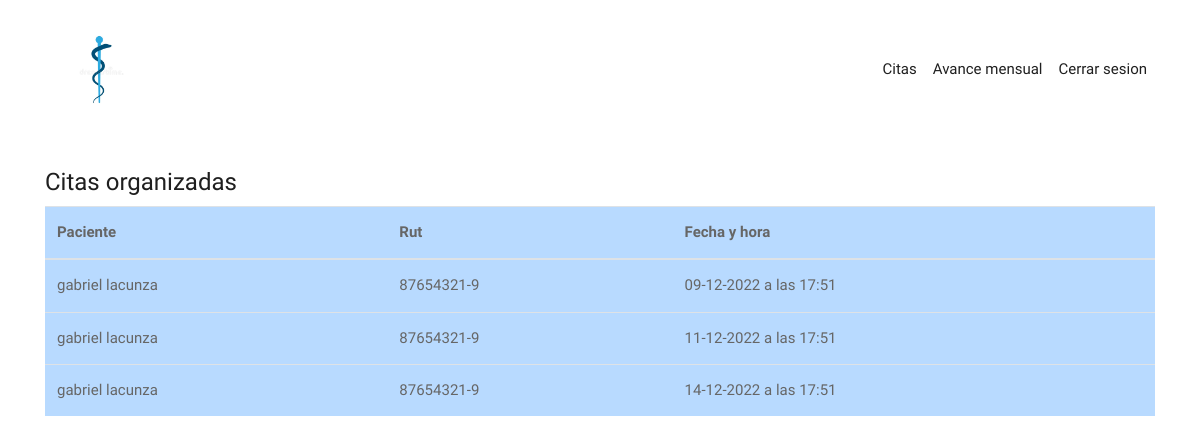
The page /med/citas (signed in) on the database its author committed.
### appMedica/models.py (models this page shows, shortened)
class Cita(models.Model):
    fechaCita = models.DateField(verbose_name="fecha de la cita")
    horaInicioCita = models.TimeField(default=0, verbose_name="hora de la cita")
    duracionCita = models.IntegerField(default=0, verbose_name="duracion aproximada de la cita")
    pacienteCita = models.ForeignKey(Perfil, on_delete=models.DO_NOTHING, related_name="pacienteCita")
    medicoCita = models.ForeignKey(Medico, on_delete=models.DO_NOTHING, related_name="medicoCita", verbose_name="médico para la cita")

class Perfil(models.Model):
    user = models.OneToOneField(User, on_delete=models.CASCADE)
    rutUsuario = models.IntegerField(primary_key=True, verbose_name="rut(sin digito verificador)")
    dvUsuario = models.CharField(max_length=1, verbose_name="digito verificador")
    nombreUsuario = models.CharField(max_length=30, verbose_name="nombre")
    apellidoUsuario = models.CharField(max_length=30, verbose_name="apellido")
    direccionUsuario = models.CharField(max_length=40, verbose_name="dirrecion")
    telefonoUsuario = models.CharField(max_length=12, verbose_name="telefono celular")
    mailUsuario = models.EmailField(max_length=40, verbose_name="email")
    rolUsuario = models.ForeignKey(Rol, on_delete=models.DO_NOTHING, verbose_name="rol del usuario", default="Paciente")
    especialidadUsuario = models.ForeignKey(Especialidad, on_delete=models.DO_NOTHING, verbose_name="especialidad del medico", null=True, blank=True, default=None)

### appMedicos/views.py (the view)
# urls.py: path("citas", citasMed, name="citasMed"),
def citasMed(request):
    today = now().date()
    usuario = Medico.objects.get(user = request.user)
    citas = Cita.objects.filter(medicoCita = usuario, fechaCita__gte= today).order_by("fechaCita", "horaInicioCita")
    cantidadCitas = len(citas)
    return render(request, "citasMed.html", {"citas": citas, "cc": cantidadCitas})

### templates/citasMed.html
{% extends "indexMed.html" %}
{% load crispy_forms_tags %}
{% block content %}
    <div class="container">
        <br>
        <div class="col-4"></div>
        <h1>Citas organizadas</h1>
        {% if cc > 0 %}
            <div class="table-responsive">
                <table class="table table-primary">
                    <thead>
                        <tr>
                            <th scope="col">Paciente</th>
                            <th scope="col">Rut</th>
                            <th scope="col">Fecha y hora</th>
                        </tr>
                    </thead>
                    <tbody>
                        {% for i in citas %}
                            <tr class="">
                                <td scope="row">{{i.pacienteCita.nombreUsuario}} {{i.pacienteCita.apellidoUsuario}}</td>
                                <td>{{i.pacienteCita.rutUsuario}}-{{i.pacienteCita.dvUsuario}}</td>
                                <td>{{i.fechaCita|date:'d-m-Y'}} a las {{i.horaInicioCita}}</td>
                            </tr>
                        {% endfor %}
                    </tbody>
                </table>
            </div>
        {% else %}
            <h2>No hay citas programadas.</h2>
        {% endif %}
    </div>
{% endblock %}

### static/css/style.css (style rules this page uses)
body { color: #666666; font-size: 15px; font-family: 'Catamaran', sans-serif; line-height: 1.80857; }
h1, h2, h3, h4, h5, h6 { letter-spacing: 0; font-weight: normal; position: relative; padding: 0 0 10px 0; font-weight: normal; line-height: 120% !important; color: #1f1f1f; margin: 0 }
h1 { font-size: 24px }

### rows shown on the page
Cita: pacienteCita.nombreUsuario "gabriel", pacienteCita.apellidoUsuario "lacunza", pacienteCita.rutUsuario "87654321", pacienteCita.dvUsuario "9", fechaCita "09-12-2022", horaInicioCita "17:51"
Cita: pacienteCita.nombreUsuario "gabriel", pacienteCita.apellidoUsuario "lacunza", pacienteCita.rutUsuario "87654321", pacienteCita.dvUsuario "9", fechaCita "11-12-2022", horaInicioCita "17:51"
Cita: pacienteCita.nombreUsuario "gabriel", pacienteCita.apellidoUsuario "lacunza", pacienteCita.rutUsuario "87654321", pacienteCita.dvUsuario "9", fechaCita "14-12-2022", horaInicioCita "17:51"
